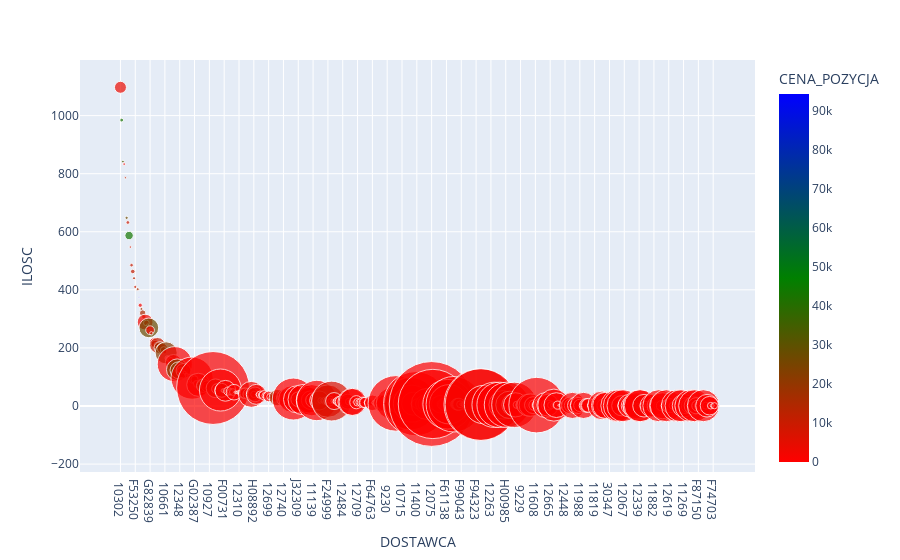

Notebook source saved alongside this figure:
### Code cell
func_plot_scatter(df_fi, {'ILOSC':'sum',
                         'CENA_POZYCJA':'sum'},
                  'DOSTAWCA',
                 df_sell)

### Figure 1 — Plotly figure (JSON) as saved in the notebook; plotly's stock layout.template omitted (floating-point values rounded to 4 significant figures; data arrays with more than 128 entries replaced by an {"elided": "..."} marker saying what was removed)
{"data": [{"hovertemplate": "DOSTAWCA=%{x}<br>ILOSC=%{y}<br>proc=%{marker.size}<br>CENA_POZYCJA=%{marker.color}<extra></extra>", "legendgroup": "", "marker": {"color": {"elided": "482 float values"}, "coloraxis": "coloraxis", "size": {"elided": "482 float values"}, "sizemode": "area", "sizeref": 0.09722, "symbol": "circle"}, "mode": "markers", "name": "", "orientation": "v", "showlegend": false, "type": "scatter", "x": {"elided": "482 str values"}, "xaxis": "x", "y": {"elided": "482 float values"}, "yaxis": "y"}], "layout": {"autosize": true, "coloraxis": {"colorbar": {"title": {"text": "CENA_POZYCJA"}}, "colorscale": [[0, "red"], [0.5, "green"], [1, "blue"]]}, "legend": {"itemsizing": "constant", "tracegroupgap": 0}, "margin": {"t": 60}, "xaxis": {"anchor": "y", "autorange": true, "domain": [0, 1], "range": [-29.39, 509.2], "title": {"text": "DOSTAWCA"}, "type": "category"}, "yaxis": {"anchor": "x", "autorange": true, "domain": [0, 1], "range": [-212.8, 1189.0], "title": {"text": "ILOSC"}, "type": "linear"}}}
